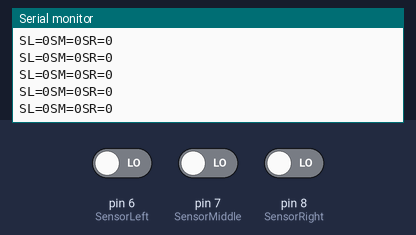
Bench run of a sketch on a simulated Arduino Uno, built with avr-gcc and run on an emulated ATmega328P. Parts: the last lines printed to the serial monitor. The test bench sets the inputs (shaded band); at power-on: pin 6 (SensorLeft) LOW, pin 7 (SensorMiddle) LOW, pin 8 (SensorRight) LOW.

Above: at 1.2 s.
1.3 s: pin 6 (SensorLeft) driven HIGH
At 2.4 s:
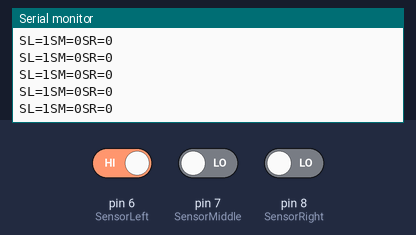
4.3 s: pin 7 (SensorMiddle) driven HIGH
At 4.9 s:
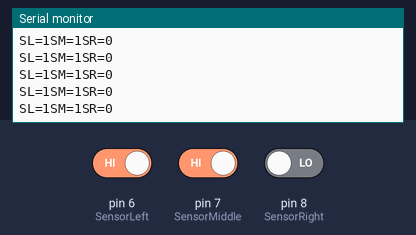
7.3 s: pin 8 (SensorRight) driven HIGH
At 8.4 s:
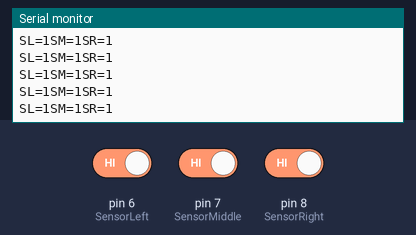
8.8 s: pin 6 (SensorLeft) driven LOW
At 9.6 s:
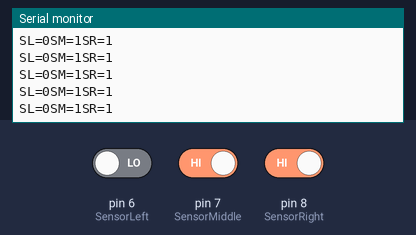
10.3 s: pin 7 (SensorMiddle) driven LOW
At 11.2 s:
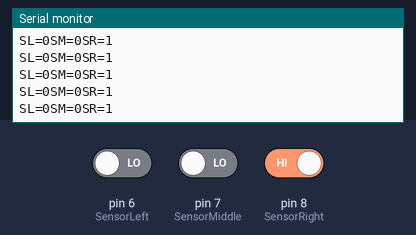

The sketch:

Lesson_5.1.ino
```cpp
/*
 keyestudio 4wdRobot Arm Smart Car
 lesson 5.1
 Line Tracking sensor
 http://www.keyestudio.com
*/
#define SensorLeft    6   //input pin of left sensor
#define SensorMiddle  7   //input pin of middle sensor
#define SensorRight   8   //input pin of right sensor
unsigned char SL;        //state of left sensor
unsigned char SM;        //state of middle sensor
unsigned char SR;        //state of right sensor

void setup(){
//set baud rate to 9600
  Serial.begin(9600);
  //set to input mode
  pinMode(SensorLeft,INPUT);
  pinMode(SensorMiddle,INPUT);
  pinMode(SensorRight,INPUT);
}

void loop(){
//read the values of three line tracking sensors
  SL = digitalRead(SensorLeft);
  SM = digitalRead(SensorMiddle);
  SR = digitalRead(SensorRight);
//print the values of three sensors
  Serial.print("SL=");
  Serial.print(SL);
  Serial.print("SM=");
  Serial.print(SM);
  Serial.print("SR=");
  Serial.println(SR);
}
```

Measured:
- after the input at 1.3 s, the serial monitor: prints a new line after 0.07 s (image 1)
- after the input at 4.3 s, the serial monitor: prints a new line after 0.07 s (image 2)
- after the input at 7.3 s, the serial monitor: prints a new line after 0.07 s (image 3)
- after the input at 8.8 s, the serial monitor: prints a new line after 0.08 s (image 4)
- after the input at 10.3 s, the serial monitor: prints a new line after 0.08 s (image 5)
